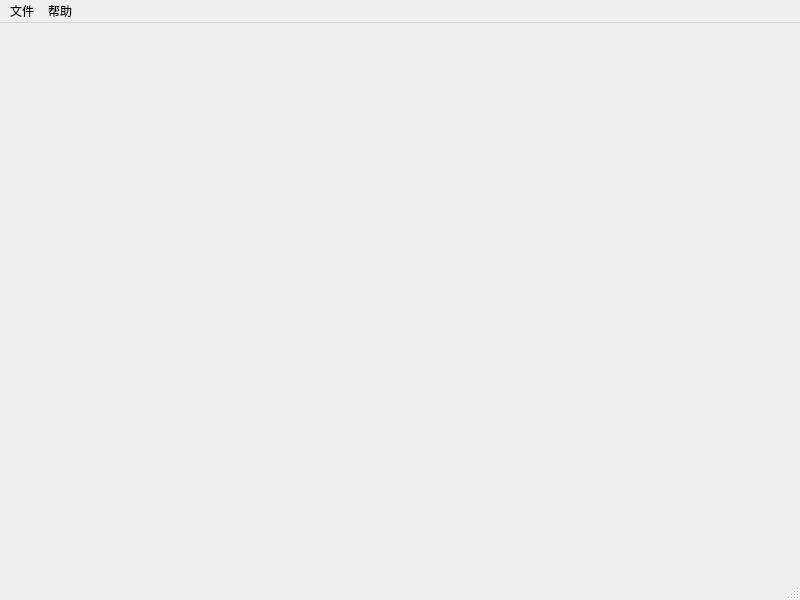
<?xml version="1.0" encoding="UTF-8"?>
<ui version="4.0">
 <class>MainWindow</class>
 <widget class="QMainWindow" name="MainWindow">
  <property name="geometry">
   <rect>
    <x>0</x>
    <y>0</y>
    <width>800</width>
    <height>600</height>
   </rect>
  </property>
  <property name="windowTitle">
   <string>Qt做的一个程序</string>
  </property>
  <widget class="QWidget" name="centralwidget">
   <widget class="QLabel" name="label">
    <property name="geometry">
     <rect>
      <x>30</x>
      <y>40</y>
      <width>581</width>
      <height>491</height>
     </rect>
    </property>
    <property name="text">
     <string/>
    </property>
   </widget>
  </widget>
  <widget class="QMenuBar" name="menubar">
   <property name="geometry">
    <rect>
     <x>0</x>
     <y>0</y>
     <width>800</width>
     <height>22</height>
    </rect>
   </property>
   <widget class="QMenu" name="menu">
    <property name="title">
     <string>文件</string>
    </property>
    <addaction name="action_3"/>
    <addaction name="action"/>
   </widget>
   <widget class="QMenu" name="menu_2">
    <property name="title">
     <string>帮助</string>
    </property>
    <addaction name="action_2"/>
   </widget>
   <addaction name="menu"/>
   <addaction name="menu_2"/>
  </widget>
  <widget class="QStatusBar" name="statusbar"/>
  <action name="action">
   <property name="text">
    <string>退出</string>
   </property>
  </action>
  <action name="action_2">
   <property name="text">
    <string>关于</string>
   </property>
  </action>
  <action name="action_3">
   <property name="text">
    <string>打开</string>
   </property>
  </action>
 </widget>
 <resources/>
 <connections/>
</ui>
